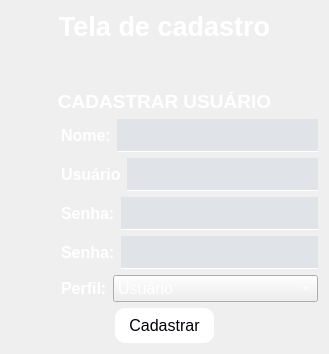
      <widget class="QWidget" name="pg_cadastro">
       <layout class="QVBoxLayout" name="verticalLayout_9">
        <item>
         <widget class="QLabel" name="label_14">
          <property name="font">
           <font>
            <pointsize>20</pointsize>
            <weight>75</weight>
            <bold>true</bold>
           </font>
          </property>
          <property name="styleSheet">
           <string notr="true">color: rgb(255, 255, 255);</string>
          </property>
          <property name="text">
           <string>Tela de cadastro</string>
          </property>
          <property name="alignment">
           <set>Qt::AlignCenter</set>
          </property>
         </widget>
        </item>
        <item>
         <widget class="QLabel" name="label_6">
          <property name="font">
           <font>
            <pointsize>10</pointsize>
           </font>
          </property>
          <property name="text">
           <string>&lt;html&gt;&lt;head/&gt;&lt;body&gt;&lt;p align=&quot;center&quot;&gt;&lt;br/&gt;&lt;/p&gt;&lt;p align=&quot;center&quot;&gt;&lt;span style=&quot; font-size:14pt; font-weight:600; color:#ffffff;&quot;&gt;CADASTRAR USUÁRIO&lt;/span&gt;&lt;/p&gt;&lt;/body&gt;&lt;/html&gt;</string>
          </property>
          <property name="alignment">
           <set>Qt::AlignCenter</set>
          </property>
         </widget>
        </item>
        <item>
         <layout class="QHBoxLayout" name="horizontalLayout_8">
          <property name="leftMargin">
           <number>50</number>
          </property>
          <item>
           <widget class="QLabel" name="label_7">
            <property name="sizePolicy">
             <sizepolicy hsizetype="Preferred" vsizetype="Preferred">
              <horstretch>0</horstretch>
              <verstretch>0</verstretch>
             </sizepolicy>
            </property>
            <property name="text">
             <string>&lt;html&gt;&lt;head/&gt;&lt;body&gt;&lt;p&gt;&lt;span style=&quot; font-size:12pt; font-weight:600; color:#ffffff;&quot;&gt;Nome:&lt;/span&gt;&lt;/p&gt;&lt;/body&gt;&lt;/html&gt;</string>
            </property>
           </widget>
          </item>
          <item>
           <widget class="QLineEdit" name="txt_nome">
            <property name="sizePolicy">
             <sizepolicy hsizetype="Expanding" vsizetype="Fixed">
              <horstretch>0</horstretch>
              <verstretch>0</verstretch>
             </sizepolicy>
            </property>
            <property name="styleSheet">
             <string notr="true">color:rgba(211, 239, 251,1);
border-bottom:1px solid white;
border-radius: None;
background-color:rgba(85, 115, 155,0.1);
font-family:Trebuchet MS; 
font-size:21px;</string>
            </property>
           </widget>
          </item>
         </layout>
        </item>
        <item>
         <layout class="QHBoxLayout" name="horizontalLayout_7">
          <property name="leftMargin">
           <number>50</number>
          </property>
          <item>
           <widget class="QLabel" name="label_8">
            <property name="text">
             <string>&lt;html&gt;&lt;head/&gt;&lt;body&gt;&lt;p&gt;&lt;span style=&quot; font-size:12pt; font-weight:600; color:#ffffff;&quot;&gt;Usuário&lt;/span&gt;&lt;/p&gt;&lt;/body&gt;&lt;/html&gt;</string>
            </property>
           </widget>
          </item>
          <item>
           <widget class="QLineEdit" name="txt_usuario">
            <property name="styleSheet">
             <string notr="true">color:rgba(211, 239, 251,1);
border-bottom:1px solid white;
border-radius: None;
background-color:rgba(85, 115, 155,0.1);
font-family:Trebuchet MS; 
font-size:21px;</string>
            </property>
           </widget>
          </item>
         </layout>
        </item>
        <item>
         <layout class="QHBoxLayout" name="horizontalLayout_6">
          <property name="leftMargin">
           <number>50</number>
          </property>
          <item>
           <widget class="QLabel" name="label_9">
            <property name="text">
             <string>&lt;html&gt;&lt;head/&gt;&lt;body&gt;&lt;p&gt;&lt;span style=&quot; font-size:12pt; font-weight:600; color:#ffffff;&quot;&gt;Senha:&lt;/span&gt;&lt;/p&gt;&lt;/body&gt;&lt;/html&gt;</string>
            </property>
           </widget>
          </item>
          <item>
           <widget class="QLineEdit" name="txt_senha">
            <property name="styleSheet">
             <string notr="true">color:rgba(211, 239, 251,1);
border-bottom:1px solid white;
border-radius: None;
background-color:rgba(85, 115, 155,0.1);
font-family:Trebuchet MS; 
font-size:21px;</string>
            </property>
            <property name="echoMode">
             <enum>QLineEdit::Password</enum>
            </property>
           </widget>
          </item>
         </layout>
        </item>
        <item>
         <layout class="QHBoxLayout" name="horizontalLayout_5">
          <property name="leftMargin">
           <number>50</number>
          </property>
          <item>
           <widget class="QLabel" name="label_10">
            <property name="text">
             <string>&lt;html&gt;&lt;head/&gt;&lt;body&gt;&lt;p&gt;&lt;span style=&quot; font-size:12pt; font-weight:600; color:#ffffff;&quot;&gt;Senha:&lt;/span&gt;&lt;/p&gt;&lt;/body&gt;&lt;/html&gt;</string>
            </property>
           </widget>
          </item>
          <item>
           <widget class="QLineEdit" name="txt_senha_2">
            <property name="styleSheet">
             <string notr="true">color:rgba(211, 239, 251,1);
border-bottom:1px solid white;
border-radius: None;
background-color:rgba(85, 115, 155,0.1);
font-family:Trebuchet MS; 
font-size:21px;</string>
            </property>
            <property name="echoMode">
             <enum>QLineEdit::Password</enum>
            </property>
           </widget>
          </item>
         </layout>
        </item>
        <item>
         <layout class="QHBoxLayout" name="horizontalLayout_9">
          <property name="leftMargin">
           <number>50</number>
          </property>
          <item>
           <widget class="QLabel" name="label_11">
            <property name="text">
             <string>&lt;html&gt;&lt;head/&gt;&lt;body&gt;&lt;p&gt;&lt;span style=&quot; font-size:12pt; font-weight:600; color:#ffffff;&quot;&gt;Perfil:&lt;/span&gt;&lt;/p&gt;&lt;/body&gt;&lt;/html&gt;</string>
            </property>
           </widget>
          </item>
          <item>
           <widget class="QComboBox" name="cb_perfil">
            <property name="sizePolicy">
             <sizepolicy hsizetype="Expanding" vsizetype="Fixed">
              <horstretch>0</horstretch>
              <verstretch>0</verstretch>
             </sizepolicy>
            </property>
            <property name="font">
             <font>
              <pointsize>12</pointsize>
             </font>
            </property>
            <property name="styleSheet">
             <string notr="true">color: rgb(255, 255, 255);</string>
            </property>
            <item>
             <property name="text">
              <string>Usuário</string>
             </property>
            </item>
            <item>
             <property name="text">
              <string>Administrador</string>
             </property>
            </item>
           </widget>
          </item>
         </layout>
        </item>
        <item>
         <layout class="QHBoxLayout" name="horizontalLayout_10">
          <item>
           <widget class="QLabel" name="label_12">
            <property name="text">
             <string/>
            </property>
           </widget>
          </item>
          <item>
           <widget class="QPushButton" name="btn_cadastrar">
            <property name="minimumSize">
             <size>
              <width>0</width>
              <height>35</height>
             </size>
            </property>
            <property name="styleSheet">
             <string notr="true">QPushButton{
	color: rgb(0,0,10);
    border-radius: 10px; 
	font-size: 16px; 
	background-color: #fff;
;}

QPushButton:hover{
	
	background-color: rgb(170, 255, 255);
	 color:black
}

</string>
            </property>
            <property name="text">
             <string>Cadastrar</string>
            </property>
           </widget>
          </item>
          <item>
           <widget class="QLabel" name="label_13">
            <property name="text">
             <string/>
            </property>
           </widget>
          </item>
         </layout>
        </item>
       </layout>
      </widget>
